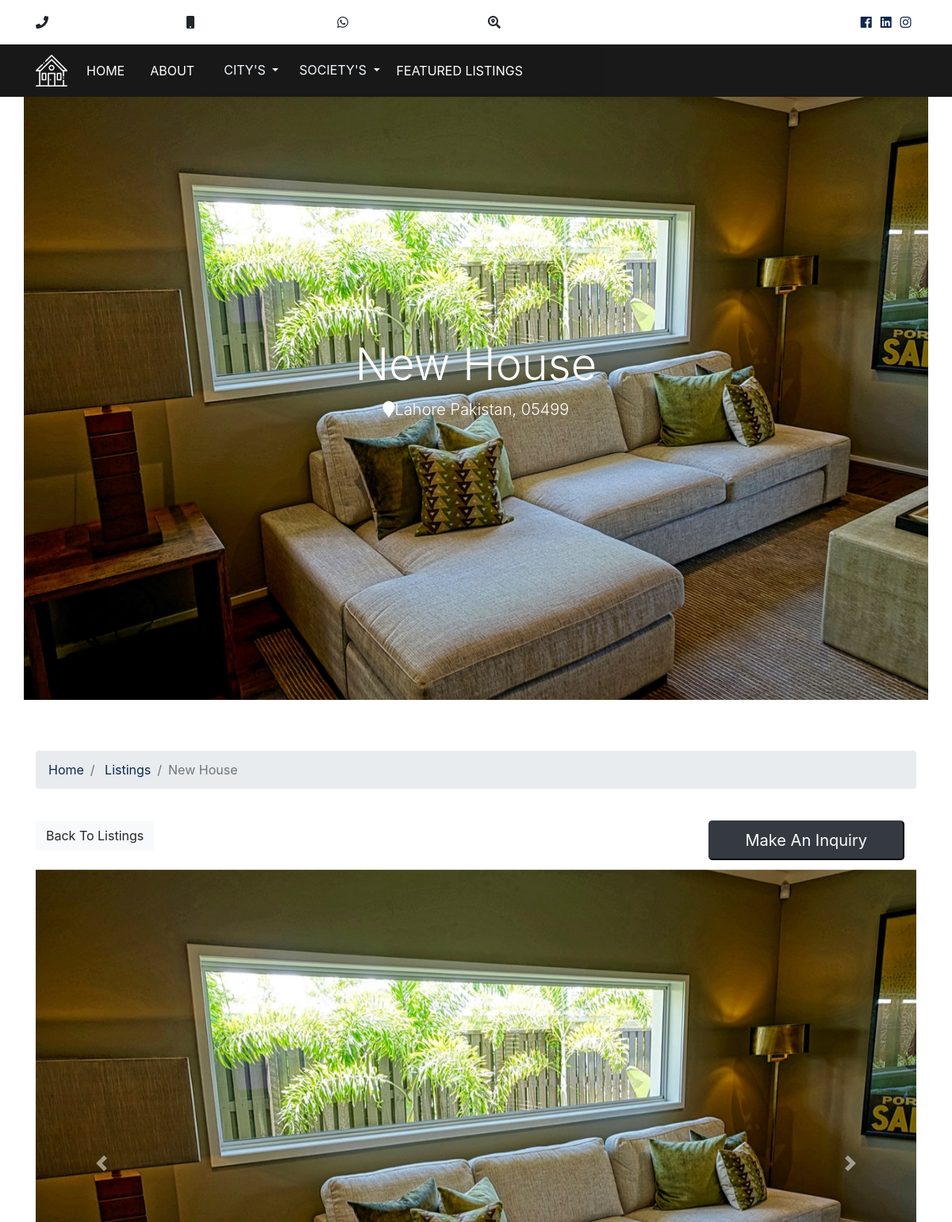
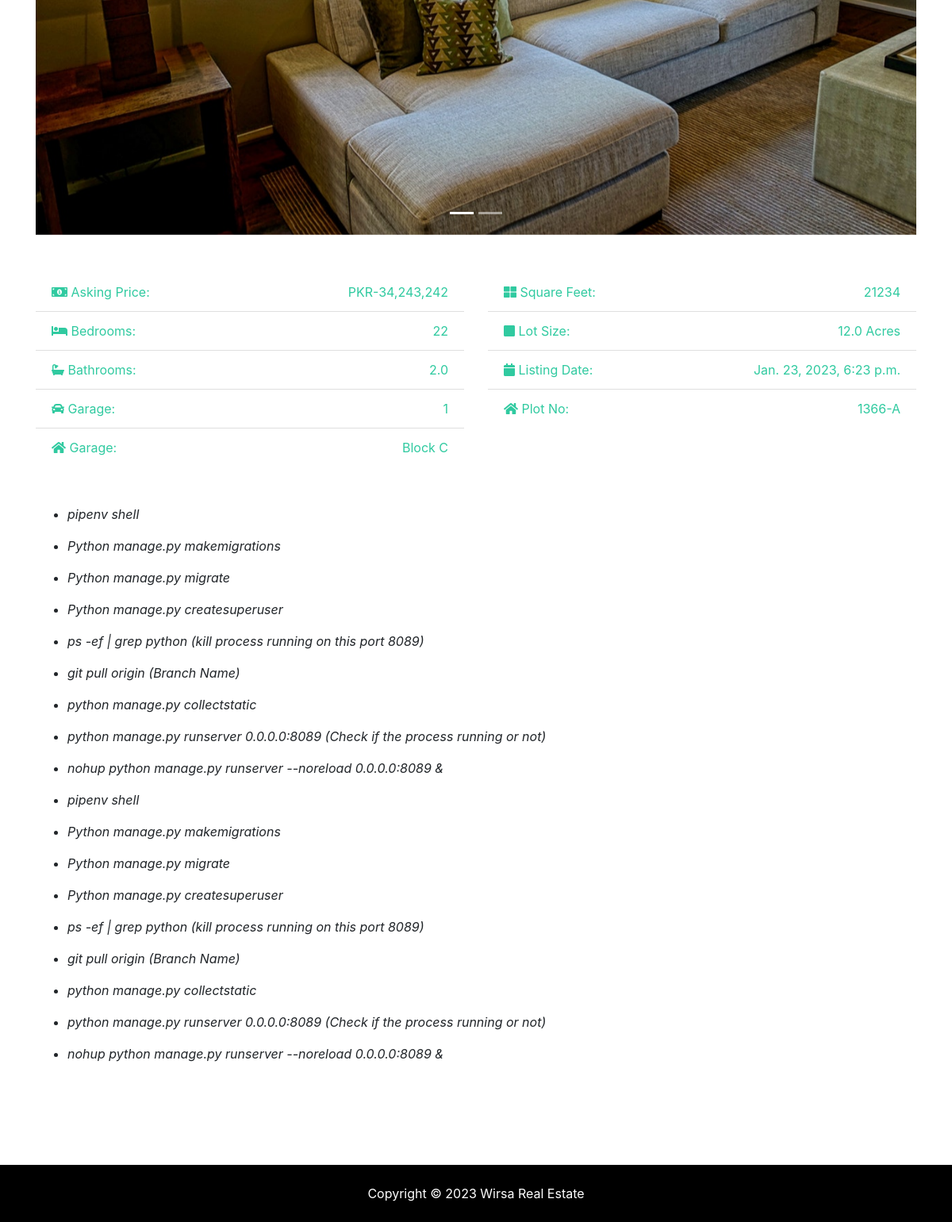
Screenshot of /listings/3 with the database file from the repository (2 pictures, top to bottom).
### listings/models.py (models this page shows, shortened)
class Listing(models.Model):
    socity_phase_sector = models.ForeignKey(Socity_phase_Sector, on_delete=models.CASCADE, default=None)
    title = models.CharField(max_length=200)
    address = models.CharField(max_length=200, null=True)
    block = models.CharField(max_length=200, null=True)
    plot_no = models.CharField(max_length=200, null=True)
    description = RichTextField(blank=True, null=True)
    video_url = models.CharField(max_length=1000, null=True)
    price = models.IntegerField(null=True)
    bedrooms = models.IntegerField(null=True)
    bathrooms = models.DecimalField(max_digits=4, decimal_places=1, null=True)
    garage = models.IntegerField(default=0)
    square_foot = models.IntegerField(null=True)
    plot_size = models.DecimalField(max_digits=5, decimal_places=1, null=True)
    photo_main = models.ImageField(upload_to='photos/%Y/%m/%d/', blank=True)
    photo_1 = models.ImageField(upload_to='photos/%Y/%m/%d/', blank=True)
    photo_2 = models.ImageField(upload_to='photos/%Y/%m/%d/', blank=True)
    photo_3 = models.ImageField(upload_to='photos/%Y/%m/%d/', blank=True)
    photo_4 = models.ImageField(upload_to='photos/%Y/%m/%d/', blank=True)
    photo_5 = models.ImageField(upload_to='photos/%Y/%m/%d/', blank=True)
    photo_6 = models.ImageField(upload_to='photos/%Y/%m/%d/', blank=True)
    is_published = models.BooleanField(default=True)
    list_date = models.DateTimeField(default=datetime.now, blank=True)
    created_at = models.DateTimeField(auto_now_add=True, blank=True)
    updated_at = models.DateTimeField(auto_now=True, blank=True)
    class Meta:
        verbose_name = "16. Plot Listing"

class Socity_phase_Sector(models.Model):
    society = models.ForeignKey(Society, on_delete=models.CASCADE, default=None)
    society_phase = models.ForeignKey(Socity_phase, on_delete=models.CASCADE)
    society_sector = models.ForeignKey(Socity_Sector, on_delete=models.CASCADE)
    is_published = models.BooleanField(default=True)
    list_date = models.DateTimeField(default=datetime.now, blank=True)
    created_at = models.DateTimeField(auto_now_add=True, blank=True)
    updated_at = models.DateTimeField(auto_now=True, blank=True)
    class Meta:
        verbose_name = "15. Society Phase and Sector"
        unique_together = ('society', 'society_phase','society_sector')

class Society(models.Model):
    city = models.ForeignKey(city, on_delete=models.CASCADE)
    title = models.CharField(max_length=200)
    address = models.CharField(max_length=200)
    state = models.CharField(max_length=100)
    zipcode = models.CharField(max_length=20)
    photo_main = models.ImageField(upload_to='photos/%Y/%m/%d/')
    description = RichTextField(blank=True, null=True)
    is_published = models.BooleanField(default=True)
    list_date = models.DateTimeField(default=datetime.now, blank=True)
    created_at= models.DateTimeField(auto_now_add=True, blank=True)
    updated_at= models.DateTimeField(auto_now=True, blank=True)
    class Meta:
        verbose_name = "02. Society Name"

class city(models.Model):
    title = models.CharField(max_length=200, unique=True)
    photo_main = models.ImageField(upload_to='photos/%Y/%m/%d/')
    is_published = models.BooleanField(default=True)
    list_date = models.DateTimeField(default=datetime.now, blank=True)
    created_at = models.DateTimeField(auto_now_add=True, blank=True)
    updated_at = models.DateTimeField(auto_now=True, blank=True)
    def __str__(self):
        return self.title
    class Meta:
        verbose_name = "01. Society City"

### listings/views.py (the view)
# urls.py: path('<int:listing_id>', views.listing, name='listing'),
def listing(request, listing_id):
  listing = get_object_or_404(Listing, pk=listing_id)
  city_data = city.objects.order_by('-list_date').filter(is_published=True)
  society_dropdown = Society.objects.order_by('-list_date').filter(is_published=True)
  context = {
    'city_dropdown': city_data,
    'society_dropdowns': society_dropdown,
    'listing': listing
  }
  return render(request, 'listings/listing.html', context)

### templates/listings/listing.html (shortened to what this page needs)
{% extends 'base.html' %}
{% load humanize %}
{% block content %}
<section id="showcase-inner" class="py-5 text-white">
    <div class="container">
      <div class="row text-center">
                      <img class="d-block w-100" src="{{ listing.photo_main.url }}" style="margin-top: -4.2%;" alt="First slide">
        <div class="col-md-12" style="margin-top: -40%;">
          <h1 class="display-4">{{ listing.title }}</h1>
          <p class="lead">
            <i class="fas fa-map-marker"></i>{{ listing.socity_phase_sector.society.city }} {{ listing.socity_phase_sector.society.state }}, {{ listing.socity_phase_sector.society.zipcode }}</p>
        </div>
      </div>
    </div>
  </section>
  <section id="bc" class="mt-3">
    <div class="container">
      <nav>
        <ol class="breadcrumb">
          <li class="breadcrumb-item">
            <a href="{% url 'index' %}">Home</a>
          </li>
          <li class="breadcrumb-item">
            <a href="{% url 'listings' %}">Listings</a>
          </li>
          <li class="breadcrumb-item active">{{ listing.title }}</li>
        </ol>
      </nav>
    </div>
  </section>
  <section id="listing" class="py-4">
    <div class="container">
      <a href="{% url 'listings' %}" class="btn btn-light mb-4">Back To Listings</a>
    <div class="col-md-3" style="float: right">
        <button class="btn-dark btn-block btn-lg" data-toggle="modal" data-target="#inquiryModal">Make An Inquiry</button>
    </div>
   <div class="row">
   <div class="col-md-12">
    <div id="carouselExampleIndicators" class="carousel slide" data-ride="carousel">
  <ol class="carousel-indicators">
      {% if listing.photo_main %}
    <li data-target="#carouselExampleIndicators" data-slide-to="0" class="active"></li>
      {% endif %}
      {% if listing.photo_1 %}
    <li data-target="#carouselExampleIndicators" data-slide-to="1"></li>
  {% endif %}
  </ol>
  <div class="carousel-inner">
      {% if listing.photo_main %}
    <div class="carousel-item active hover-zoom">
      <img class="d-block w-100" src="{{ listing.photo_main.url }}" alt="First slide">
    </div>
      {% endif %}
  </div>
  <a class="carousel-control-prev" href="#carouselExampleIndicators" role="button" data-slide="prev">
    <span class="carousel-control-prev-icon" aria-hidden="true"></span>
  </a>
  <a class="carousel-control-next" href="#carouselExampleIndicators" role="button" data-slide="next">
    <span class="carousel-control-next-icon" aria-hidden="true"></span>
  </a>
</div>
          <div class="row mb-5 fields">
            <div class="col-md-6">
              <ul class="list-group list-group-flush">
                <li class="list-group-item text-secondary">
                  <i class="fas fa-money-bill-alt"></i> Asking Price:
                  <span class="float-right">PKR-{{ listing.price | intcomma }}</span>
                </li>
                <li class="list-group-item text-secondary">
                  <i class="fas fa-bed"></i> Bedrooms:
                  <span class="float-right">{{ listing.bedrooms }}</span>
                </li>
                <li class="list-group-item text-secondary">
                  <i class="fas fa-bath"></i> Bathrooms:
                  <span class="float-right">{{ listing.bathrooms }}</span>
                </li>
                <li class="list-group-item text-secondary">
                  <i class="fas fa-car"></i> Garage:
                  <span class="float-right">{{ listing.garage }}
                  </span>
                </li>
                                  <li class="list-group-item text-secondary">
                  <i class="fas fa-home"></i> Garage:
                  <span class="float-right">{{ listing.block }}
                  </span>
                </li>
              </ul>
            </div>
            <div class="col-md-6">
              <ul class="list-group list-group-flush">
                <li class="list-group-item text-secondary">
                  <i class="fas fa-th-large"></i> Square Feet:
                  <span class="float-right">{{ listing.square_foot }}</span>
                </li>
                <li class="list-group-item text-secondary">
                  <i class="fas fa-square"></i> Lot Size:
                  <span class="float-right">{{ listing.plot_size }} Acres
                  </span>
                </li>
                <li class="list-group-item text-secondary">
                  <i class="fas fa-calendar"></i> Listing Date:
                  <span class="float-right">{{ listing.list_date }}</span>
                </li>
                                  <li class="list-group-item text-secondary">
                  <i class="fas fa-home"></i> Plot No:
                  <span class="float-right">{{ listing.plot_no }}
                  </span>
                </li>
              </ul>
            </div>
          </div>
          <div class="row mb-5">
            <div class="col-md-12">
                {{ listing.description|safe }}
            </div>
          </div>
        </div>
      </div>
    </div>
  </section>
{% endblock %}

### realestate/static/css/all.css (style rules this page uses)
.fa, .fas, .far, .fal, .fab { -moz-osx-font-smoothing: grayscale; -webkit-font-smoothing: antialiased; display: inline-block; font-style: normal; font-variant: normal; text-rendering: auto; line-height: 1; }
.fa-bath:before { content: "\f2cd"; }
.fa-bed:before { content: "\f236"; }
.fa-calendar:before { content: "\f133"; }
.fa-car:before { content: "\f1b9"; }
.fa-home:before { content: "\f015"; }
.fa-map-marker:before { content: "\f041"; }
.fa-money-bill-alt:before { content: "\f3d1"; }
.fa-square:before { content: "\f0c8"; }
.fa-th-large:before { content: "\f009"; }
.fa, .fas { font-family: 'Font Awesome 5 Free'; font-weight: 900; }

### realestate/static/css/style.css (style rules this page uses)
img { width: 100%; }
#showcase-inner { background: url(../img/building.jpg) no-repeat top center fixed/cover; position: relative; overflow: hidden; min-height: 200px; }
#showcase-inner::before { content: ''; position: absolute; top: 0; left: 0; min-height: 100%; width: 100%; }

### rows the page displays
Listing: photo_main (picture), title "New House", socity_phase_sector.society.city "Lahore", socity_phase_sector.society.state "Pakistan", socity_phase_sector.society.zipcode "05499", price "34,243,242", bedrooms "22", bathrooms "2.0", garage "1", block "Block C", square_foot "21234", plot_size "12.0", list_date "Jan. 23, 2023, 6:23 p.m.", plot_no "1366-A", description "pipenv shell Python manage.py makemigrations Python manage.py migrate Python manage.py createsuperuser ps -ef | grep python (kill process running on this port 8089) git pull origin (Branch Name) python manage.py collectstatic python manage.py runserver 0.0.0.0:8089 (Check if the process running or not) nohup python manage.py runserver --noreload 0.0.0.0:8089 & pipenv shell Python manage.py makemigrations Python manage.py migrate Python manage.py createsuperuser ps -ef | grep python (kill process running on this port 8089) git pull origin (Branch Name) python manage.py collectstatic python manage.py runserver 0.0.0.0:8089 (Check if the process running or not) nohup python manage.py runserver…"
